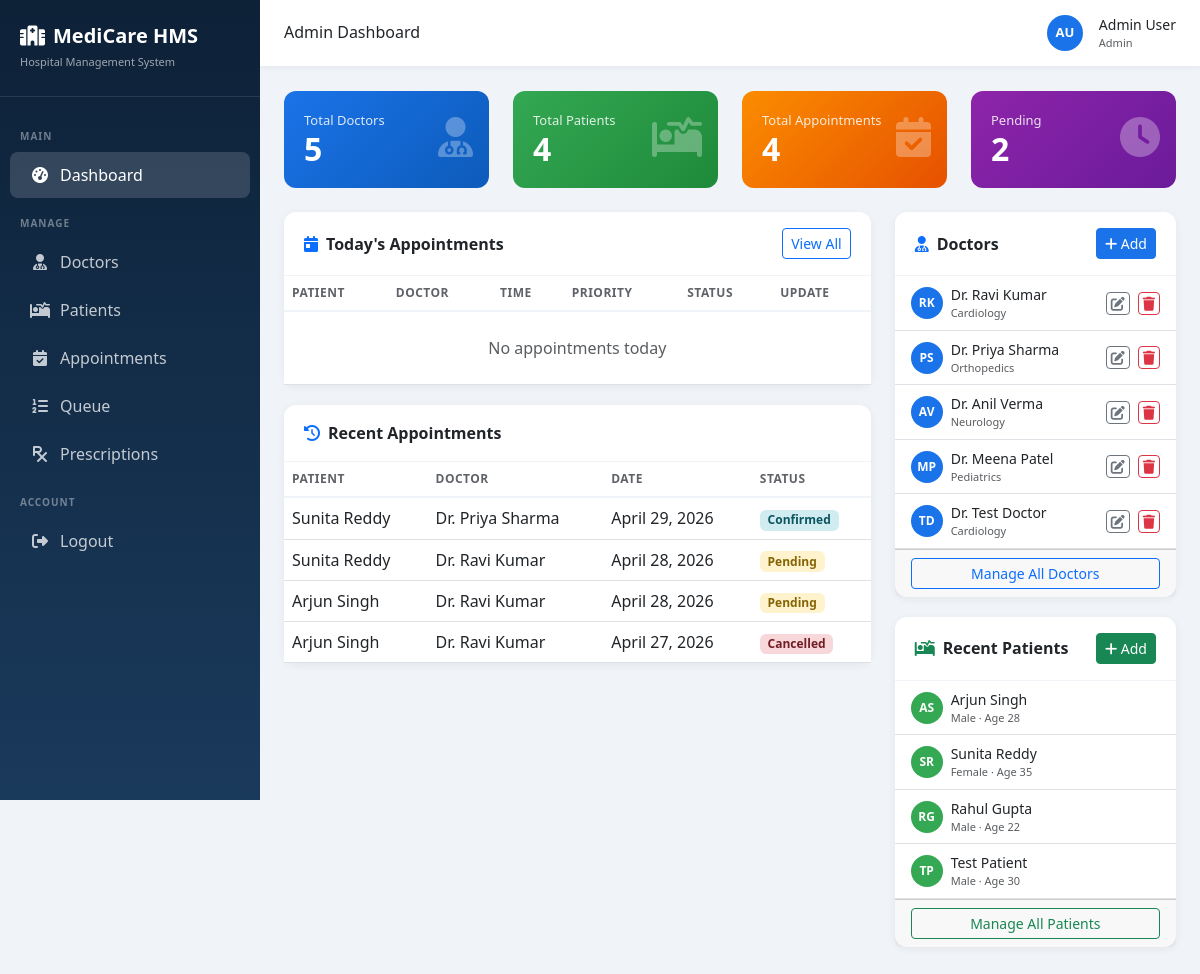
/dashboard/admin/ (signed in), run on the app's committed database.
### appointments/models.py (models this page shows, shortened)
class Appointment(models.Model):
    STATUS_CHOICES = [
        ('pending', 'Pending'),
        ('confirmed', 'Confirmed'),
        ('completed', 'Completed'),
        ('cancelled', 'Cancelled'),
    ]
    PRIORITY_CHOICES = [
        ('low', 'Low'),
        ('normal', 'Normal'),
        ('high', 'High'),
        ('emergency', 'Emergency'),
    ]
    patient = models.ForeignKey('patients.Patient', on_delete=models.CASCADE, related_name='appointments')
    doctor = models.ForeignKey('doctors.Doctor', on_delete=models.CASCADE, related_name='appointments')
    appointment_date = models.DateField()
    appointment_time = models.TimeField()
    status = models.CharField(max_length=20, choices=STATUS_CHOICES, default='pending')
    priority = models.CharField(max_length=20, choices=PRIORITY_CHOICES, default='normal')
    reason = models.TextField(blank=True)
    notes = models.TextField(blank=True)
    queue_number = models.IntegerField(null=True, blank=True)
    notification_sent = models.BooleanField(default=False)
    created_at = models.DateTimeField(auto_now_add=True)
    updated_at = models.DateTimeField(auto_now=True)
    class Meta:
        ordering = ['appointment_date', 'appointment_time']

### patients/models.py (models this page shows, shortened)
class Patient(models.Model):
    BLOOD_GROUP_CHOICES = [
        ('A+', 'A+'), ('A-', 'A-'), ('B+', 'B+'), ('B-', 'B-'),
        ('AB+', 'AB+'), ('AB-', 'AB-'), ('O+', 'O+'), ('O-', 'O-'),
    ]
    user = models.OneToOneField(User, on_delete=models.CASCADE, related_name='patient_profile')
    age = models.IntegerField(default=0)
    gender = models.CharField(max_length=10, choices=[('Male','Male'),('Female','Female'),('Other','Other')])
    blood_group = models.CharField(max_length=5, choices=BLOOD_GROUP_CHOICES, blank=True)
    phone = models.CharField(max_length=15)
    address = models.TextField(blank=True)
    emergency_contact = models.CharField(max_length=15, blank=True)
    medical_history = models.TextField(blank=True)
    created_at = models.DateTimeField(auto_now_add=True)

### doctors/models.py (models this page shows, shortened)
class Doctor(models.Model):
    user = models.OneToOneField(User, on_delete=models.CASCADE, related_name='doctor_profile')
    specialization = models.ForeignKey(Specialization, on_delete=models.SET_NULL, null=True)
    phone = models.CharField(max_length=15)
    address = models.TextField(blank=True)
    experience_years = models.IntegerField(default=0)
    qualification = models.CharField(max_length=200, blank=True)
    available_from = models.TimeField(default='09:00')
    available_to = models.TimeField(default='17:00')
    is_active = models.BooleanField(default=True)
    created_at = models.DateTimeField(auto_now_add=True)

class Specialization(models.Model):
    name = models.CharField(max_length=100)
    def __str__(self):
        return self.name

### common/views.py (the view)
# urls.py: path('dashboard/admin/', cv.admin_dashboard, name='admin_dashboard'),
@login_required
def admin_dashboard(request):
    profile = UserProfile.objects.filter(user=request.user).first()
    if not (request.user.is_superuser or (profile and profile.role == 'admin')):
        messages.error(request, 'Access denied.')
        return redirect('home')
    today = date.today()
    doctors = Doctor.objects.select_related('user','specialization').all()
    patients = Patient.objects.select_related('user').all()
    today_appointments = Appointment.objects.filter(appointment_date=today).select_related('patient__user','doctor__user')
    pending_appointments = Appointment.objects.filter(status='pending').count()
    recent_appointments = Appointment.objects.select_related('patient__user','doctor__user').order_by('-created_at')[:10]
    return render(request, 'admin/dashboard.html', {
        'doctors': doctors,
        'patients': patients,
        'today_appointments': today_appointments,
        'total_doctors': doctors.count(),
        'total_patients': patients.count(),
        'total_appointments': Appointment.objects.count(),
        'pending_appointments': pending_appointments,
        'recent_appointments': recent_appointments,
    })

### common/context_processors.py (called while the page is built)
def user_profile(request):
    if request.user.is_authenticated:
        profile = UserProfile.objects.filter(user=request.user).first()
        return {'user_profile': profile}
    return {'user_profile': None}

### templates/admin/dashboard.html (shortened to what this page needs)
{% extends 'base.html' %}
{% block page_title %}Admin Dashboard{% endblock %}
{% block content %}
<div class="row g-4 mb-4">
  <div class="col-md-3"><div class="stat-card bg-blue"><div class="icon"><i class="fas fa-user-md"></i></div><p>Total Doctors</p><h3>{{ total_doctors }}</h3></div></div>
  <div class="col-md-3"><div class="stat-card bg-green"><div class="icon"><i class="fas fa-procedures"></i></div><p>Total Patients</p><h3>{{ total_patients }}</h3></div></div>
  <div class="col-md-3"><div class="stat-card bg-orange"><div class="icon"><i class="fas fa-calendar-check"></i></div><p>Total Appointments</p><h3>{{ total_appointments }}</h3></div></div>
  <div class="col-md-3"><div class="stat-card bg-purple"><div class="icon"><i class="fas fa-clock"></i></div><p>Pending</p><h3>{{ pending_appointments }}</h3></div></div>
</div>
<div class="row g-4">
  <div class="col-lg-8">
    <div class="card">
      <div class="card-header d-flex justify-content-between align-items-center">
        <span><i class="fas fa-calendar-day me-2 text-primary"></i>Today's Appointments</span>
        <a href="{% url 'appointment_list' %}" class="btn btn-sm btn-outline-primary">View All</a>
      </div>
      <div class="card-body p-0"><div class="table-responsive">
        <table class="table table-hover mb-0">
          <thead><tr><th>Patient</th><th>Doctor</th><th>Time</th><th>Priority</th><th>Status</th><th>Update</th></tr></thead>
          <tbody>
            {% for a in today_appointments %}
            <tr>
              <td>{{ a.patient.user.get_full_name }}</td>
              <td>Dr. {{ a.doctor.user.get_full_name }}</td>
              <td>{{ a.appointment_time|time:"h:i A" }}</td>
              <td><span class="badge badge-{{ a.priority }}">{{ a.priority|title }}</span></td>
              <td><span class="badge badge-{{ a.status }}">{{ a.status|title }}</span></td>
              <td><form method="post" action="{% url 'update_appointment_status' a.id %}">{% csrf_token %}
                <select name="status" class="form-select form-select-sm" style="width:110px;" onchange="this.form.submit()">
                  <option value="pending" {% if a.status == "pending" %}selected{% endif %}>Pending</option>
                  <option value="confirmed" {% if a.status == "confirmed" %}selected{% endif %}>Confirmed</option>
                  <option value="completed" {% if a.status == "completed" %}selected{% endif %}>Completed</option>
                  <option value="cancelled" {% if a.status == "cancelled" %}selected{% endif %}>Cancelled</option>
                </select></form></td>
            </tr>
            {% empty %}<tr><td colspan="6" class="text-center text-muted py-4">No appointments today</td></tr>{% endfor %}
          </tbody>
        </table>
      </div></div>
    </div>
    <div class="card">
      <div class="card-header"><i class="fas fa-history me-2 text-primary"></i>Recent Appointments</div>
      <div class="card-body p-0"><div class="table-responsive">
        <table class="table table-hover mb-0">
          <thead><tr><th>Patient</th><th>Doctor</th><th>Date</th><th>Status</th></tr></thead>
          <tbody>
            {% for a in recent_appointments %}
            <tr><td>{{ a.patient.user.get_full_name }}</td><td>Dr. {{ a.doctor.user.get_full_name }}</td><td>{{ a.appointment_date }}</td><td><span class="badge badge-{{ a.status }}">{{ a.status|title }}</span></td></tr>
            {% empty %}<tr><td colspan="4" class="text-center text-muted py-4">No appointments yet</td></tr>{% endfor %}
          </tbody>
        </table>
      </div></div>
    </div>
  </div>
  <div class="col-lg-4">
    <div class="card">
      <div class="card-header d-flex justify-content-between align-items-center">
        <span><i class="fas fa-user-md me-2 text-primary"></i>Doctors</span>
        <a href="{% url 'add_doctor' %}" class="btn btn-sm btn-primary"><i class="fas fa-plus"></i> Add</a>
      </div>
      <div class="card-body p-0">
        {% for d in doctors|slice:":8" %}
        <div class="d-flex align-items-center gap-2 px-3 py-2 border-bottom">
          <div class="avatar" style="width:32px;height:32px;font-size:12px;flex-shrink:0;">{{ d.user.first_name|first }}{{ d.user.last_name|first }}</div>
          <div class="flex-grow-1"><div class="fw-500 small">Dr. {{ d.user.get_full_name }}</div><div class="text-muted" style="font-size:11px;">{{ d.specialization }}</div></div>
          <a href="{% url 'edit_doctor' d.pk %}" class="btn btn-sm btn-outline-secondary py-0 px-1"><i class="fas fa-edit"></i></a>
          <a href="{% url 'delete_doctor' d.pk %}" class="btn btn-sm btn-outline-danger py-0 px-1"><i class="fas fa-trash"></i></a>
        </div>
        {% empty %}<p class="text-center text-muted py-3 small">No doctors yet. <a href="{% url 'add_doctor' %}">Add one</a></p>{% endfor %}
      </div>
      <div class="card-footer"><a href="{% url 'doctor_list' %}" class="btn btn-sm btn-outline-primary w-100">Manage All Doctors</a></div>
    </div>
    <div class="card">
      <div class="card-header d-flex justify-content-between align-items-center">
        <span><i class="fas fa-procedures me-2 text-success"></i>Recent Patients</span>
        <a href="{% url 'add_patient' %}" class="btn btn-sm btn-success"><i class="fas fa-plus"></i> Add</a>
      </div>
      <div class="card-body p-0">
        {% for p in patients|slice:":6" %}
        <div class="d-flex align-items-center gap-2 px-3 py-2 border-bottom">
          <div class="avatar" style="background:#34a853;width:32px;height:32px;font-size:12px;flex-shrink:0;">{{ p.user.first_name|first }}{{ p.user.last_name|first }}</div>
          <div class="flex-grow-1"><div class="fw-500 small">{{ p.user.get_full_name }}</div><div class="text-muted" style="font-size:11px;">{{ p.gender }} · Age {{ p.age }}</div></div>
        </div>
        {% empty %}<p class="text-center text-muted py-3 small">No patients yet.</p>{% endfor %}
      </div>
      <div class="card-footer"><a href="{% url 'patient_list' %}" class="btn btn-sm btn-outline-success w-100">Manage All Patients</a></div>
    </div>
  </div>
</div>
{% endblock %}

### templates/base.html (shortened to what this page needs)
<!DOCTYPE html>
<html lang="en">
<head>
<link href="https://cdn.jsdelivr.net/npm/bootstrap@5.3.0/dist/css/bootstrap.min.css" rel="stylesheet">
<link href="https://cdnjs.cloudflare.com/ajax/libs/font-awesome/6.4.0/css/all.min.css" rel="stylesheet">
</head>
<body>
{% if user.is_authenticated %}
<div class="sidebar" id="sidebar">
  <div class="brand">
    <h5><i class="fas fa-hospital-alt me-2"></i>MediCare HMS</h5>
    <small>Hospital Management System</small>
  </div>
  <nav class="mt-3">
    {% if user.is_superuser or user_profile.role == 'admin' %}
    <div class="sidebar-section">Main</div>
    <a href="{% url 'admin_dashboard' %}" class="nav-link {% if request.resolver_match.url_name == 'admin_dashboard' %}active{% endif %}"><i class="fas fa-tachometer-alt"></i> Dashboard</a>
    <div class="sidebar-section">Manage</div>
    <a href="{% url 'doctor_list' %}" class="nav-link {% if 'doctor' in request.resolver_match.url_name %}active{% endif %}"><i class="fas fa-user-md"></i> Doctors</a>
    <a href="{% url 'patient_list' %}" class="nav-link {% if 'patient' in request.resolver_match.url_name %}active{% endif %}"><i class="fas fa-procedures"></i> Patients</a>
    <a href="{% url 'appointment_list' %}" class="nav-link {% if 'appointment' in request.resolver_match.url_name %}active{% endif %}"><i class="fas fa-calendar-check"></i> Appointments</a>
    <a href="{% url 'appointment_queue' %}" class="nav-link"><i class="fas fa-list-ol"></i> Queue</a>
    <a href="{% url 'prescription_list' %}" class="nav-link"><i class="fas fa-prescription"></i> Prescriptions</a>
    {% endif %}
    <div class="sidebar-section">Account</div>
    <a href="{% url 'logout' %}" class="nav-link"><i class="fas fa-sign-out-alt"></i> Logout</a>
  </nav>
</div>
<div class="main-content">
  <div class="topbar">
    <div class="d-flex align-items-center gap-3">
      <h6 class="mb-0 fw-600">{% block page_title %}Dashboard{% endblock %}</h6>
    </div>
    <div class="d-flex align-items-center gap-3">
      <div class="avatar">{{ user.first_name|first|upper }}{{ user.last_name|first|upper }}</div>
      <div>
        <div class="fw-600 small">{{ user.get_full_name|default:user.username }}</div>
        <div class="text-muted" style="font-size:11px;">{% if user.is_superuser %}Admin{% elif user_profile %}{{ user_profile.role|title }}{% endif %}</div>
      </div>
    </div>
  </div>
  <div class="page-content">
    {% block content %}{% endblock %}
  </div>
</div>
{% endif %}
</body>
</html>

### templates/base.html (style rules this page uses)
:root { --primary:#1a73e8;--secondary:#34a853;--danger:#ea4335;--warning:#fbbc04;--sidebar-width:260px; }
body { font-family:'Segoe UI',sans-serif;background:#f0f4f8; }
.sidebar { width:var(--sidebar-width);height:100vh;background:linear-gradient(180deg,#0d2137 0%,#1a3a5c 100%);position:fixed;top:0;left:0;overflow-y:auto;z-index:1000;transition:.3s; }
.sidebar .brand { padding:24px 20px;border-bottom:1px solid rgba(255,255,255,.1); }
.sidebar .brand h5 { color:#fff;font-weight:700;margin:0; }
.sidebar .brand small { color:rgba(255,255,255,.6);font-size:11px; }
.sidebar .nav-link { color:rgba(255,255,255,.75);padding:11px 20px;border-radius:8px;margin:2px 10px;transition:.2s;display:flex;align-items:center;gap:10px; }
.sidebar .nav-link:hover,.sidebar .nav-link.active { background:rgba(255,255,255,.15);color:#fff; }
.sidebar .nav-link i { width:20px;text-align:center; }
.sidebar-section { padding:16px 20px 6px;color:rgba(255,255,255,.4);font-size:10px;font-weight:700;letter-spacing:1px;text-transform:uppercase; }
.main-content { margin-left:var(--sidebar-width);min-height:100vh; }
.topbar { background:#fff;padding:14px 24px;border-bottom:1px solid #e8edf2;display:flex;align-items:center;justify-content:space-between;position:sticky;top:0;z-index:100;box-shadow:0 1px 4px rgba(0,0,0,.06); }
.page-content { padding:24px; }
.card { border:none;border-radius:12px;box-shadow:0 2px 8px rgba(0,0,0,.06);margin-bottom:20px; }
.card-header { background:transparent;border-bottom:1px solid #f0f4f8;padding:16px 20px;font-weight:600; }
.stat-card { border-radius:12px;padding:20px;color:#fff;position:relative;overflow:hidden; }
.stat-card .icon { font-size:2.5rem;opacity:.3;position:absolute;right:16px;top:16px; }
.stat-card h3 { font-size:2rem;font-weight:700;margin:0; }
.stat-card p { margin:0;opacity:.85;font-size:13px; }
.bg-blue { background:linear-gradient(135deg,#1a73e8,#0d5bba); }
.bg-green { background:linear-gradient(135deg,#34a853,#1e8a3a); }
.bg-orange { background:linear-gradient(135deg,#fb8c00,#e65100); }
.bg-purple { background:linear-gradient(135deg,#8e24aa,#6a1b9a); }
.badge-pending { background:#fff3cd;color:#856404; }
.badge-confirmed { background:#d1ecf1;color:#0c5460; }
.badge-cancelled { background:#f8d7da;color:#721c24; }
.btn-primary { background:var(--primary);border-color:var(--primary); }
.table th { font-weight:600;color:#5f6368;font-size:12px;text-transform:uppercase;letter-spacing:.5px;border-bottom:2px solid #f0f4f8; }
.avatar { width:36px;height:36px;border-radius:50%;background:var(--primary);color:#fff;display:inline-flex;align-items:center;justify-content:center;font-weight:600;font-size:13px; }

### data on the page
Appointment: patient.user.get_full_name "Sunita Reddy", doctor.user.get_full_name "Priya Sharma", appointment_date "April 29, 2026", status "Confirmed"
Appointment: patient.user.get_full_name "Sunita Reddy", doctor.user.get_full_name "Ravi Kumar", appointment_date "April 28, 2026", status "Pending"
Appointment: patient.user.get_full_name "Arjun Singh", doctor.user.get_full_name "Ravi Kumar", appointment_date "April 28, 2026", status "Pending"
Appointment: patient.user.get_full_name "Arjun Singh", doctor.user.get_full_name "Ravi Kumar", appointment_date "April 27, 2026", status "Cancelled"
Doctor: user.first_name|first "R", user.last_name|first "K", user.get_full_name "Ravi Kumar", specialization "Cardiology"
Doctor: user.first_name|first "P", user.last_name|first "S", user.get_full_name "Priya Sharma", specialization "Orthopedics"
Doctor: user.first_name|first "A", user.last_name|first "V", user.get_full_name "Anil Verma", specialization "Neurology"
Doctor: user.first_name|first "M", user.last_name|first "P", user.get_full_name "Meena Patel", specialization "Pediatrics"
Doctor: user.first_name|first "T", user.last_name|first "D", user.get_full_name "Test Doctor", specialization "Cardiology"
Patient: user.first_name|first "A", user.last_name|first "S", user.get_full_name "Arjun Singh", gender "Male", age "28"
Patient: user.first_name|first "S", user.last_name|first "R", user.get_full_name "Sunita Reddy", gender "Female", age "35"
Patient: user.first_name|first "R", user.last_name|first "G", user.get_full_name "Rahul Gupta", gender "Male", age "22"
Patient: user.first_name|first "T", user.last_name|first "P", user.get_full_name "Test Patient", gender "Male", age "30"

### other printed values
{{ user.first_name|first|upper }} "A"
{{ user.last_name|first|upper }} "U"
{{ user.get_full_name|default:user.username }} "Admin User"
{{ total_doctors }} "5"
{{ total_patients }} "4"
{{ total_appointments }} "4"
{{ pending_appointments }} "2"
